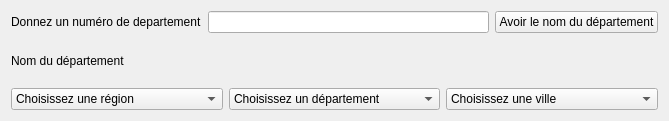
<?xml version="1.0" encoding="UTF-8"?>
<ui version="4.0">
 <class>BDD_TD1</class>
 <widget class="QWidget" name="BDD_TD1">
  <property name="geometry">
   <rect>
    <x>0</x>
    <y>0</y>
    <width>669</width>
    <height>121</height>
   </rect>
  </property>
  <property name="windowTitle">
   <string>BDD_TD1</string>
  </property>
  <layout class="QGridLayout" name="gridLayout">
   <item row="0" column="0" colspan="3">
    <layout class="QVBoxLayout" name="verticalLayout">
     <item>
      <layout class="QHBoxLayout" name="horizontalLayout">
       <item>
        <widget class="QLabel" name="label">
         <property name="text">
          <string>Donnez un numéro de departement</string>
         </property>
        </widget>
       </item>
       <item>
        <widget class="QLineEdit" name="lineEdit"/>
       </item>
       <item>
        <widget class="QPushButton" name="pushButton">
         <property name="text">
          <string>Avoir le nom du département</string>
         </property>
        </widget>
       </item>
      </layout>
     </item>
     <item>
      <widget class="QLabel" name="label_2">
       <property name="text">
        <string>Nom du département</string>
       </property>
      </widget>
     </item>
    </layout>
   </item>
   <item row="1" column="0">
    <widget class="QComboBox" name="comboBoxRegions">
     <item>
      <property name="text">
       <string>Choisissez une région</string>
      </property>
     </item>
    </widget>
   </item>
   <item row="1" column="1">
    <widget class="QComboBox" name="comboBoxDepartements">
     <item>
      <property name="text">
       <string>Choisissez un département</string>
      </property>
     </item>
    </widget>
   </item>
   <item row="1" column="2">
    <widget class="QComboBox" name="comboBoxVilles">
     <item>
      <property name="text">
       <string>Choisissez une ville</string>
      </property>
     </item>
    </widget>
   </item>
  </layout>
 </widget>
 <resources/>
 <connections/>
</ui>
